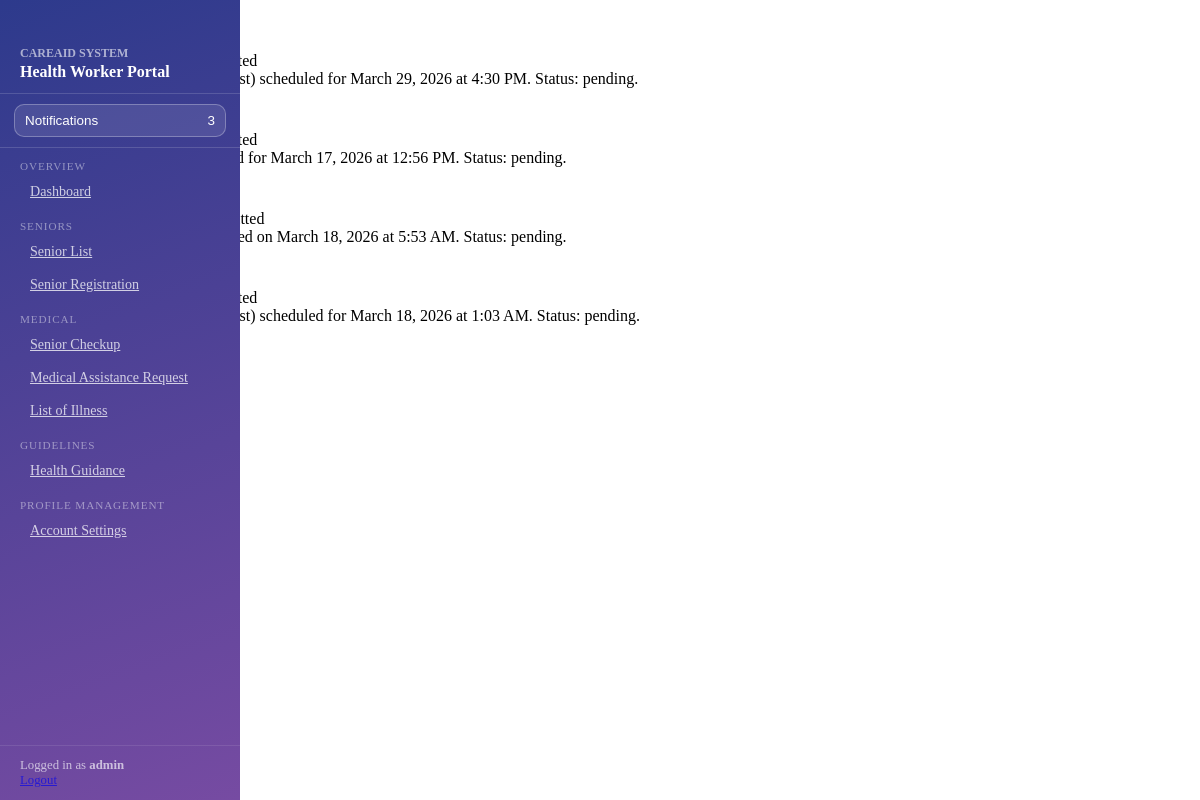
Screenshot of /medical_module/medical_navigation.php (signed in) with the database file from the repository.
### tables this page shows
CREATE TABLE `notifications` (
  `notification_id` int(11) NOT NULL,
  `account_id` int(11) NOT NULL,
  `notification_type` enum('assistance','system') NOT NULL,
  `assistance_type` enum('medical','financial','barangay') DEFAULT NULL,
  `title` varchar(255) DEFAULT NULL,
  `message` text DEFAULT NULL,
  `status` enum('unread','read') DEFAULT 'unread',
  `is_deleted` tinyint(1) DEFAULT 0,
  `created_at` timestamp NOT NULL DEFAULT current_timestamp()
);

### medical_module/medical_navigation.php (the view, shortened to what this page needs)
<?php
$_nav_current = basename($_SERVER['PHP_SELF']);
$mednav_account_id = (int)($_SESSION['account_id'] ?? 0);
$mednav_notifications = [];
$mednav_notification_error = '';
if (isset($conn) && ($conn instanceof mysqli) && $mednav_account_id > 0) {
    $mednav_notif_stmt = $conn->prepare(
        "SELECT n.notification_id, n.title, n.message, n.status, n.created_at,
                sp.first_name, sp.last_name
         FROM notifications n
         LEFT JOIN senior_profiles sp ON sp.account_id = n.account_id
         WHERE n.notification_type = 'assistance'
           AND n.account_id = ?
           AND n.is_deleted = 0
         ORDER BY n.created_at DESC, n.notification_id DESC
         LIMIT 8"
    );
    if ($mednav_notif_stmt) {
        $mednav_notif_stmt->bind_param('i', $mednav_account_id);
        $mednav_notif_stmt->execute();
        $mednav_notif_res = $mednav_notif_stmt->get_result();
        if ($mednav_notif_res) {
            while ($row = $mednav_notif_res->fetch_assoc()) {
                $mednav_notifications[] = $row;
            }
        }
    } else {
        $mednav_notification_error = 'Notifications are unavailable.';
    }
}
$mednav_unread_count = 0;
foreach ($mednav_notifications as $notification) {
    if (strtolower((string)($notification['status'] ?? '')) === 'unread') {
        $mednav_unread_count++;
    }
}
function _nav_link(string $href, string $icon, string $label, string $current): string {
    $base = basename($href);
    $active = ($base === $current) ? ' active' : '';
    return sprintf(
        '<a class="nav-link%s" href="%s"><i class="bi bi-%s"></i> %s</a>',
        $active,
        htmlspecialchars($href),
        $icon,
        $label
    );
}
?>
<aside class="mednav-sidebar">
    <div class="brand">
        <h6>CAREAID SYSTEM</h6>
        <h5><i class="bi bi-heart-pulse-fill me-1"></i> Health Worker Portal</h5>
    </div>
    <div class="mednav-notif-wrap">
        <button type="button" class="mednav-notif-btn" data-bs-toggle="modal" data-bs-target="#medNavNotificationsModal">
            <span><i class="bi bi-bell-fill me-2"></i>Notifications</span>
            <span id="mednavUnreadBadge" class="badge bg-light text-dark"><?php echo (int)$mednav_unread_count; ?></span>
        </button>
    </div>
    <nav class="mt-2 d-flex flex-column gap-1">
        <div class="nav-section">Overview</div>
        <?php echo _nav_link('health_worker_dashboard.php', 'speedometer2', 'Dashboard', $_nav_current); ?>
        <div class="nav-section">Seniors</div>
        <?php echo _nav_link('senior_list.php', 'person-lines-fill', 'Senior List', $_nav_current); ?>
        <?php echo _nav_link('create_senior_profile.php', 'person-plus-fill', 'Senior Registration', $_nav_current); ?>
        <div class="nav-section">Medical</div>
        <?php echo _nav_link('senior_checkup.php', 'activity', 'Senior Checkup', $_nav_current); ?>
        <?php echo _nav_link('medical_assistance_request.php', 'clipboard2-check-fill', 'Medical Assistance Request', $_nav_current); ?>
        <?php echo _nav_link('illness_list.php', 'clipboard2-heart', 'List of Illness', $_nav_current); ?>
        <div class="nav-section">Guidelines</div>
        <?php echo _nav_link('health_guidance.php', 'journal-medical', 'Health Guidance', $_nav_current); ?>
        <div class="nav-section">Profile Management</div>
        <?php echo _nav_link('account_settings.php', 'gear-fill', 'Account Settings', $_nav_current); ?>
    </nav>
    <div class="mednav-footer">
        Logged in as <strong><?php echo htmlspecialchars($_SESSION['username'] ?? 'user'); ?></strong><br>
        <a href="../auth_module/logout.php" class="text-white-50 text-decoration-none mt-1 d-inline-block">
            <i class="bi bi-box-arrow-right"></i> Logout
        </a>
    </div>
</aside>
<div class="modal fade" id="medNavNotificationsModal" tabindex="-1" aria-labelledby="medNavNotificationsModalLabel" aria-hidden="true">
    <div class="modal-dialog modal-dialog-scrollable">
        <div class="modal-content">
            <div class="modal-header">
                <h5 class="modal-title" id="medNavNotificationsModalLabel"><i class="bi bi-bell me-2"></i> Notifications</h5>
                <button type="button" class="btn-close" data-bs-dismiss="modal" aria-label="Close"></button>
            </div>
            <div class="modal-body">
                <?php if ($mednav_notification_error !== ''): ?>
                    <div class="alert alert-danger mb-0"><?php echo htmlspecialchars($mednav_notification_error); ?></div>
                <?php elseif (count($mednav_notifications) === 0): ?>
                    <div class="text-muted">No notifications yet.</div>
                <?php else: ?>
                    <div class="list-group list-group-flush" id="mednavNotificationsList">
                        <?php foreach ($mednav_notifications as $notif): ?>
                            <?php
                                $created_at = (string)($notif['created_at'] ?? '');
                                $when = $created_at !== '' ? date('M j, Y g:i A', strtotime($created_at)) : '';
                                $is_read = strtolower((string)($notif['status'] ?? '')) === 'read';
                            ?>
                            <div
                                class="list-group-item px-0 mednav-notif-item"
                                data-notification-id="<?php echo (int)($notif['notification_id'] ?? 0); ?>"
                                data-read="<?php echo $is_read ? '1' : '0'; ?>"
                            >
                                <div class="d-flex justify-content-between align-items-start gap-2">
                                    <div>
                                        <div class="fw-semibold"><?php echo htmlspecialchars((string)($notif['title'] ?? 'Notification')); ?></div>
                                        <div class="small text-muted"><?php echo htmlspecialchars((string)($notif['message'] ?? '')); ?></div>
                                    </div>
                                    <div class="d-flex align-items-center gap-2">
                                        <span class="badge mednav-status-badge <?php echo $is_read ? 'bg-success' : 'bg-warning text-dark'; ?>"><?php echo $is_read ? 'Read' : 'Unread'; ?></span>
                                        <button type="button" class="mednav-remove-btn" title="Remove notification" aria-label="Remove notification">
                                        </button>
                                    </div>
                                </div>
                                <?php if ($when !== ''): ?>
                                    <div class="small text-muted mt-1"><i class="bi bi-clock me-1"></i><?php echo htmlspecialchars($when); ?></div>
                                <?php endif; ?>
                            </div>
                        <?php endforeach; ?>
                    </div>
                <?php endif; ?>
            </div>
        </div>
    </div>
</div>

### medical_module/medical_navigation.php (style rules this page uses)
.mednav-sidebar { width: 240px; height: 100vh; background: linear-gradient(160deg, #2d3a8c 0%, #764ba2 100%); color: #fff; position: fixed; top: 0; left: 0; display: flex; flex-direction: column; z-index: 100; overflow-y: auto; }
.mednav-sidebar .brand { padding: 18px 20px 12px; border-bottom: 1px solid rgba(255,255,255,.15); }
.mednav-sidebar .brand h6 { font-size: .75rem; opacity: .6; margin-bottom: 2px; }
.mednav-sidebar .brand h5 { font-size: 1rem; font-weight: 700; margin: 0; }
.mednav-notif-wrap { padding: 10px 14px; border-bottom: 1px solid rgba(255,255,255,.15); }
.mednav-notif-btn { width: 100%; border: 1px solid rgba(255,255,255,.28); border-radius: 10px; background: rgba(255,255,255,.1); color: #fff; padding: 8px 10px; text-align: left; display: flex; align-items: center; justify-content: space-between; font-size: .84rem; }
.mednav-notif-item { cursor: pointer; position: relative; }
.mednav-remove-btn { width: 22px; height: 22px; border-radius: 50%; border: 0; background: #f1f3f5; color: #6c757d; font-size: .82rem; line-height: 1; display: inline-flex; align-items: center; justify-content: center; }
.mednav-sidebar .nav-link { color: rgba(255,255,255,.75); padding: 8px 20px; font-size: .88rem; display: flex; align-items: center; gap: 10px; border-radius: 0; transition: background .15s; }
.mednav-sidebar .nav-section { padding: 6px 20px 3px; font-size: .7rem; letter-spacing: .08em; text-transform: uppercase; opacity: .45; margin-top: 6px; }
.mednav-footer { margin-top: auto; padding: 12px 20px; border-top: 1px solid rgba(255,255,255,.15); font-size: .8rem; opacity: .65; }
@media (min-width: 992px) { .mednav-sidebar nav { gap: .25rem !important; } }

### rows the page displays
notifications: title "Medical Assistance Request Submitted", message "Medical request (House Visit Request) scheduled for March 29, 2026 at 4:30 PM. Status: pending.", created_at "Mar 29, 2026 6:30 AM"
notifications: title "Medical Assistance Request Submitted", message "Medical request (Walk In) scheduled for March 17, 2026 at 12:56 PM. Status: pending.", status "Unread", created_at "Mar 18, 2026 4:54 AM"
notifications: title "Financial Assistance Request Submitted", message "Financial assistance request submitted on March 18, 2026 at 5:53 AM. Status: pending.", status "Unread", created_at "Mar 18, 2026 4:53 AM"
notifications: title "Medical Assistance Request Submitted", message "Medical request (House Visit Request) scheduled for March 18, 2026 at 1:03 AM. Status: pending.", status "Read", created_at "Mar 17, 2026 5:03 PM"

### other values shown
$mednav_unread_count "3"
$label "Dashboard Senior List Senior Registration Senior Checkup Medical Assistance Request List of Illness Health Guidance Account Settings"
$_SESSION['username'] "admin"
